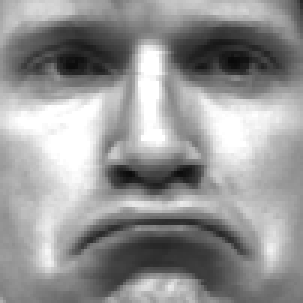
#> input picture Assignment 1/Data/emotion_classification/test/subject01.sad.gif, 101 x 101 px (shown 3 times larger); its folder holds only this picture in this run
$ jupyter execute --allow-errors MLSP_A1-2.ipynb
#> lines starting #> are read from the running program, lines starting #| are printed output that depends on the picture
[cell 1]
#Import block
import numpy as np
import pandas as pd
import matplotlib.pyplot as plt
import os
import cv2
import math
from PIL import Image
import glob
import librosa
from random import sample
import librosa.display
import sklearn.metrics

[cell 2]
# arr1 = np.array([10, -2, -3])
arr1 = np.array([3.2, 5.1, -1.7])
arr2 = np.array([10, 9, 9])
arr3 = np.array([10, -100, -100])

[cell 3]
softmax_arr1 = np.exp(arr1) / np.sum(np.exp(arr1))
softmax_arr2 = np.exp(arr2) / np.sum(np.exp(arr2))
softmax_arr3 = np.exp(arr3) / np.sum(np.exp(arr3))

[cell 4]
#Hinge loss for above arrays
hingeLoss_arr1 = np.sum(np.maximum(0, arr1 - (arr1[0] + 1) * np.ones(len(arr1))))
# hingeLoss_arr2 = np.sum(np.maximum(0, arr2 - (arr2[0] + 1) * np.ones(len(arr2))))
# hingeLoss_arr3 = np.sum(np.maximum(0, arr3 - (arr3[0] + 1) * np.ones(len(arr3))))

[cell 5]
hingeLoss_arr1

# Question 5

## Pre-Training

[cell 6]
#Import the images as Trainging and Test Data
X_test_path = '/content/drive/MyDrive/MLSP/Assignment_1/emotion_classification/test/*.gif'
X_train_path = '/content/drive/MyDrive/MLSP/Assignment_1/emotion_classification/train/*.gif'

[cell 7]
# plt.imshow(X_train[0])
X_train = np.zeros((20, 101, 101))
label_train = np.zeros((20, 1))
X_test = np.zeros((10, 101, 101))
label_test = np.zeros((10, 1))
count = 0
for filename in glob.glob(X_train_path): #assuming gif
    im=Image.open(filename)
    im = np.array(im)
    X_train[count] = im/255
    if 'happy' in filename:
      label_train[count] = 1
    else:
      label_train[count] = 0
    count += 1

count = 0
for filename in glob.glob(X_test_path): #assuming gif
    im=Image.open(filename)
#> im is the input picture: PIL image 101x101 L; min 9, max 255, mean 149.4
    im = np.array(im)
    X_test[count] = im/255
    if 'happy' in filename:
      label_test[count] = 1
    else:
      label_test[count] = 0
    count += 1

###PCA

###### Data Preparation

[cell 8]
X_train = X_train.reshape(20, -1).T

###### PCA Implementation

[cell 9]
def constructDesignMatrix(X_train):
  X_train_mean = np.expand_dims(X_train.mean(axis=1), axis=1)
  designMatrix = (X_train - X_train_mean).T
  return designMatrix

def PCA(X_train, principalComponents = 10):
  #Data Processing
#> called with X_train = array of shape (10201, 20), principalComponents = 18
  X_train_mean = np.expand_dims(X_train.mean(axis=1), axis=1)
  designMatrix = (X_train - X_train_mean).T
  X_train_cov =  np.cov(designMatrix)

  # Find the Eigen Values from Eigen Decomposition
  eigenvalues, eigenvectors = np.linalg.eigh(X_train_cov)
  eigenvalues = eigenvalues[::-1]
  eigenvectors = eigenvectors[:, ::-1]
  transformationEV = eigenvalues[:principalComponents]
  transformationMatrix = eigenvectors[:, :principalComponents]

  # Find the actual Eigen Vectors
  originalTransformationMatrix = np.zeros((len(X_train),principalComponents))

  for i in range(principalComponents):
    originalTransformationMatrix[:,i] = (designMatrix.T @ transformationMatrix[:,i])/math.sqrt((len(eigenvalues) * eigenvalues[i]))

  # Project Data to Principal Components
  X_train_pca = originalTransformationMatrix.T @ designMatrix.T

  #Reconstruc the Image from projected Data
  X_train_reconstructed = originalTransformationMatrix @ X_train_pca + X_train_mean

  return X_train_reconstructed, X_train_pca, originalTransformationMatrix, X_train_mean

[cell 10]
X_train_reconstructed, X_train_pca, originalTransformationMatrix, X_train_mean = PCA(X_train, 18)

[cell 11]
plt.imshow(X_train.T[2].reshape(101, 101), cmap='gray')
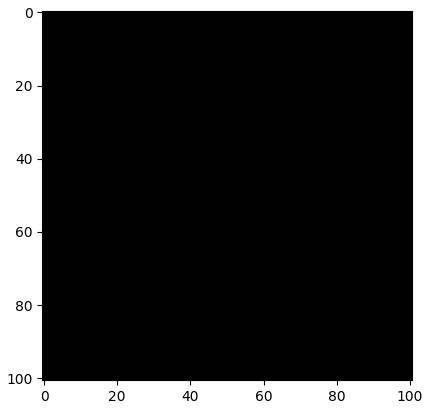
#> figure drawn by matplotlib, 1 panel

[cell 12]
plt.imshow(X_train_reconstructed.T[2].reshape(101, 101), cmap='gray')
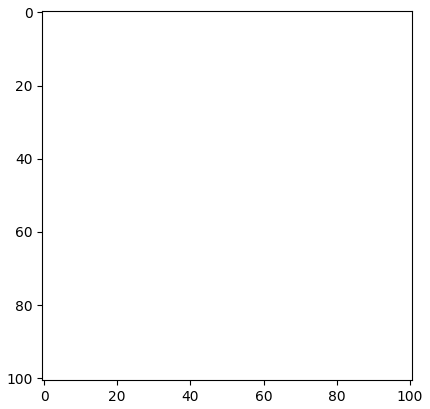
#> figure drawn by matplotlib, 1 panel

### LDA

##### Calculate the Between class covariance matrix and within class covariance matrix

[cell 13]
#Segregate the data based on the labels
def segregateData(X_train_pca, label_train):
  X_trainHappy = np.zeros((len(X_train_pca),1))
  X_trainSad = np.zeros((len(X_train_pca),1))
  countHappy = 0
  countSad = 0
  for i in range(len(X_train_pca[0])):
    if label_train[i] == 1:
      X_trainHappy = np.append(X_trainHappy, np.expand_dims(X_train_pca[:,i], axis = 1), axis = 1)
      countHappy += 1
    else:
      X_trainSad =np.append(X_trainSad, np.expand_dims(X_train_pca[:,i], axis = 1), axis = 1)
      countSad += 1

  X_trainHappy = X_trainHappy[:,1:]
  X_trainSad = X_trainSad[:,1:]
  return X_trainHappy, X_trainSad, countHappy, countSad

#Generate the within-Class Covariance Matrix
def generateWithinClassCV(X_trainHappy, X_trainSad, countHappy, countSad, X_trainHappyMean, X_trainSadMean):
#> called with X_trainHappy = array of shape (18, 0), X_trainSad = array of shape (18, 20), countHappy = 0, countSad = 20, X_trainHappyMean = array of shape (18, 1), X_trainSadMean = array of shape (18, 1)
  dimentions = len(X_trainHappy)
  X_trainHappySum = np.zeros((dimentions, dimentions))
  X_trainSadSum = np.zeros((dimentions, dimentions))

  for i in range(countHappy):
    diff = np.expand_dims(X_trainHappy[:,i], axis = 1) - X_trainHappyMean
    X_trainHappySum += np.outer(diff, diff)

  for i in range(countSad):
    diff = np.expand_dims(X_trainSad[:,i], axis = 1) - X_trainSadMean
    X_trainSadSum += np.outer(diff, diff)

  withinClassCV = (X_trainHappySum / (countHappy - 1) + X_trainSadSum / (countSad - 1))
  return withinClassCV

#Between Class Variance
def generateBetweenClassCV(diff):
  return np.outer(diff, diff)

#Generate the class mean difference
def generateClassMeanDiff(X_trainHappy, X_trainSad):
  X_trainHappyMean = X_trainHappy.mean(axis = 1, keepdims=True)
  X_trainSadMean = X_trainSad.mean(axis = 1, keepdims=True)
  diff = X_trainHappyMean - X_trainSadMean
  return X_trainHappyMean, X_trainSadMean, diff

#### Finding the LDA Direction.
The LDA direction is the eigen vector of highest eigen value of the matrix $S_w^{-1}S_b$

[cell 14]
# Constructing the LDA Direction
def constructLDA(withinClassCV, diff):
  withinClassInv = np.linalg.inv(withinClassCV)
  ldaDirection = withinClassInv @ diff
  ldaDirectionNormalised = ldaDirection / np.linalg.norm(ldaDirection)
  return ldaDirectionNormalised

#Project the class data to LDA direction

def projectToLDA(ldaDirectionNormalised, X_trainHappy, X_trainSad):
  happy_lda_values = ldaDirectionNormalised.T @ X_trainHappy
  sad_lda_values = ldaDirectionNormalised.T @ X_trainSad
  return happy_lda_values, sad_lda_values

#Plot the LDA Labels
def plotLDA(happy_lda_values, sad_lda_values):
  plt.figure(figsize=(10, 6))
  plt.scatter(happy_lda_values, [0] * len(happy_lda_values[0]), color='blue', label='Happy')
  plt.scatter(sad_lda_values, [0] * len(sad_lda_values[0]), color='red', label='Sad')
  plt.xlabel("1D LDA Feature")
  plt.yticks([])  # Remove Y-axis ticks since it's 1D
  plt.axvline(x=0, color='gray', linestyle='--', alpha=0.9)
  plt.legend()
  plt.title("LDA Projection of Images to 1D Space")
  plt.show()
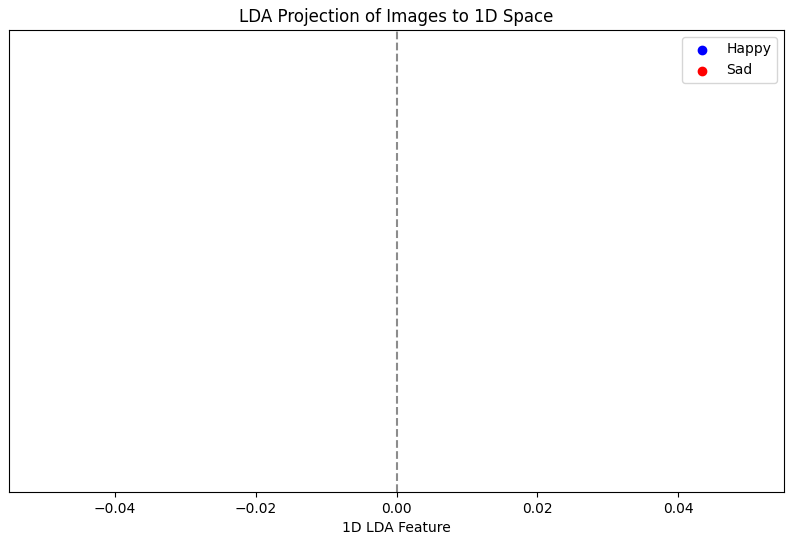
#> figure drawn by matplotlib, 1 panel

[cell 15]
def LDA(X_train_pca, label_train):
  X_trainHappy, X_trainSad, countHappy, countSad = segregateData(X_train_pca, label_train)
  X_trainHappyMean, X_trainSadMean, diff = generateClassMeanDiff(X_trainHappy, X_trainSad)
  withinClassCV = generateWithinClassCV(X_trainHappy, X_trainSad, countHappy, countSad, X_trainHappyMean, X_trainSadMean)
  betweenClassVariance = generateBetweenClassCV(diff)
  ldaDirectionNormalised = constructLDA(withinClassCV, diff)
  fisher_criterion = (ldaDirectionNormalised.T @ betweenClassVariance @ ldaDirectionNormalised)/(ldaDirectionNormalised.T @ withinClassCV @ ldaDirectionNormalised)

  happy_lda_values, sad_lda_values = projectToLDA(ldaDirectionNormalised, X_trainHappy, X_trainSad)

  plotLDA(happy_lda_values, sad_lda_values)
  return ldaDirectionNormalised, happy_lda_values, sad_lda_values, fisher_criterion

## Training

[cell 16]
def PCA_LDA(X_train, label_train, principalComponents = 10):
  X_train_reconstructed, X_train_pca, originalTransformationMatrix, X_train_mean = PCA(X_train, principalComponents)
  ldaDirectionNormalised, happy_lda_values, sad_lda_values, fisher_criterion= LDA(X_train_pca, label_train)
  return originalTransformationMatrix, ldaDirectionNormalised, happy_lda_values, sad_lda_values, fisher_criterion

#### We get the maximum separation in the case of taking 18 principal components. The choosen threshold is taken as 0 as the data is already normalised.

[cell 17]
originalTransformationMatrix, ldaDirectionNormalised, happy_lda_values, sad_lda_values,fisher_criterion = PCA_LDA(X_train, label_train, 18)

[cell 18]
list_FC=[]
for i in range(1, 19):
  originalTransformationMatrix, ldaDirectionNormalised, happy_lda_values, sad_lda_values,fisher_criterion = PCA_LDA(X_train, label_train, i)
  list_FC.append(fisher_criterion.squeeze())

[cell 19]
plt.plot(range(1, 19) ,list_FC)
plt.xlabel('Number of Principal Components')
plt.ylabel('Fisher Criterion')
plt.title('Fisher Criterion vs Number of Principal Components')
plt.show()
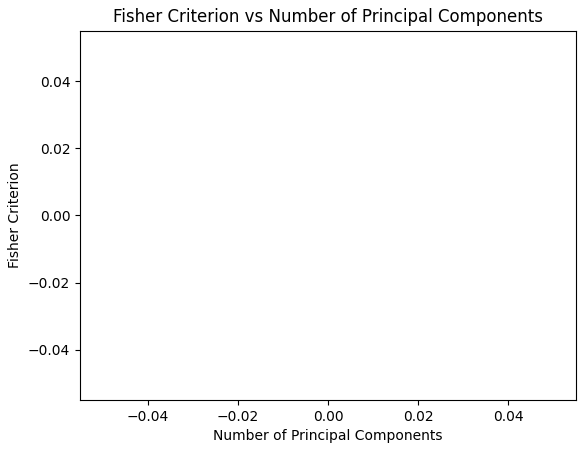
#> figure drawn by matplotlib, 1 panel

## Testing

[cell 20]
def predict(test_lda_values):
  prediction = []
  for i in range(len(test_lda_values[0])):
    if test_lda_values[0][i] > 0:
      prediction.append(1)
    else:
      prediction.append(0)

  return prediction

def findAccuracy(prediction, trueLabel):
  correct = 0
  for i in range(len(prediction)):
    if prediction[i] == trueLabel[i]:
      correct += 1
  return correct/len(prediction)

def testData(X_test, label_test, originalTransformationMatrix, ldaDirectionNormalised):
  designMatrixTest = constructDesignMatrix(X_test.reshape(10, -1).T)
  X_test_pca = originalTransformationMatrix.T @ designMatrixTest.T
  test_lda_values = ldaDirectionNormalised.T @ X_test_pca
  prediction = predict(test_lda_values)
  trueLabel = label_test[:,0].tolist()
  accuracy = findAccuracy(prediction, trueLabel)
  return prediction,accuracy, test_lda_values

[cell 21]
prediction, accuracy, test_lda_values = testData(X_test, label_test, originalTransformationMatrix, ldaDirectionNormalised)

[cell 22]
print(f"The accurancy of the PCA + LDA is {accuracy * 100}")

[cell 23]
X_test_happy = []
X_test_sad = []

for i in range(len(label_test)):
  if label_test[i] == 1:
    X_test_happy.append(test_lda_values[0][i])
  else:
    X_test_sad.append(test_lda_values[0][i])

[cell 24]
# Convert lists to numpy arrays for easier handling
X_test_happy = np.expand_dims(np.array(X_test_happy), axis=1)
X_test_sad = np.expand_dims(np.array(X_test_sad), axis=1)

[cell 25]
# Check if arrays are not empty before plotting
if X_test_happy.size > 0:
    plt.scatter(X_test_happy[:, 0], [0] * X_test_happy[:, 0], color='blue', label='Happy')
if X_test_sad.size > 0:
    plt.scatter(X_test_sad[:, 0], [0] * X_test_sad[:, 0], color='red', label='Sad')

plt.xlabel('Feature 1')
plt.ylabel('Feature 2')
plt.title('Visualization of Test Data')
plt.axvline(x=0, color='gray', linestyle='--', alpha=0.9)
plt.legend()
plt.show()
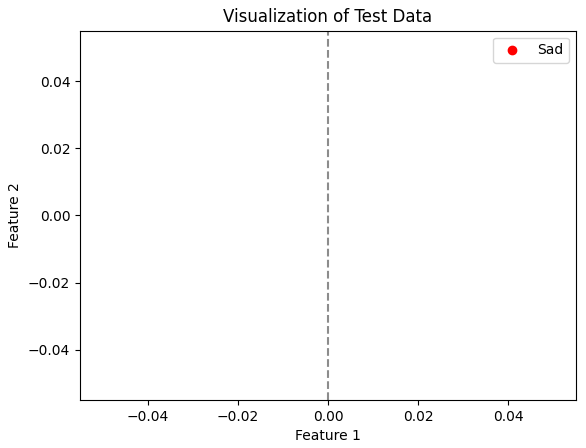
#> figure drawn by matplotlib, 1 panel

$ run again, on Assignment 1/Data/emotion_classification/test/subject11.happy.gif
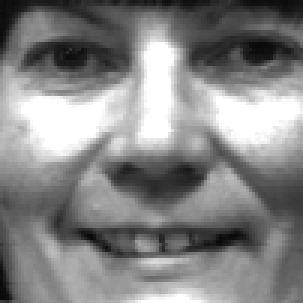
#> input picture Assignment 1/Data/emotion_classification/test/subject11.happy.gif, 101 x 101 px (shown 3 times larger)
#> im is the input picture: PIL image 101x101 L; min 8, max 255, mean 132.9
#> `plt.show()`:
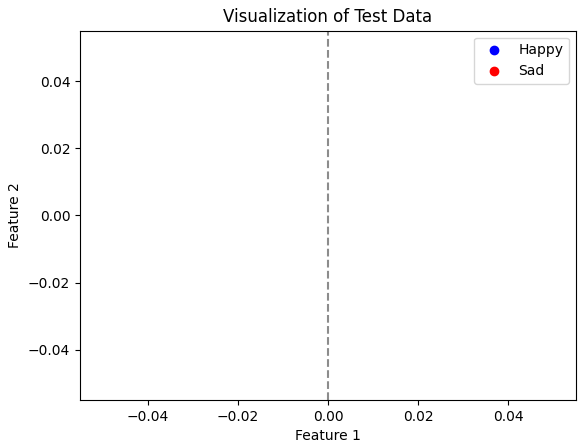
#> figure drawn by matplotlib, 1 panel

$ run again, on Assignment 1/Data/emotion_classification/test/subject14.happy.gif
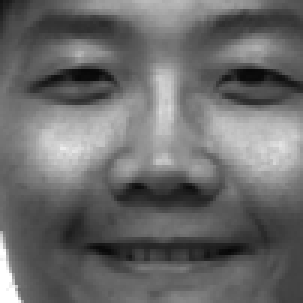
#> input picture Assignment 1/Data/emotion_classification/test/subject14.happy.gif, 101 x 101 px (shown 3 times larger)
#> im is the input picture: PIL image 101x101 L; min 6, max 255, mean 106.5
#> `plt.show()`:
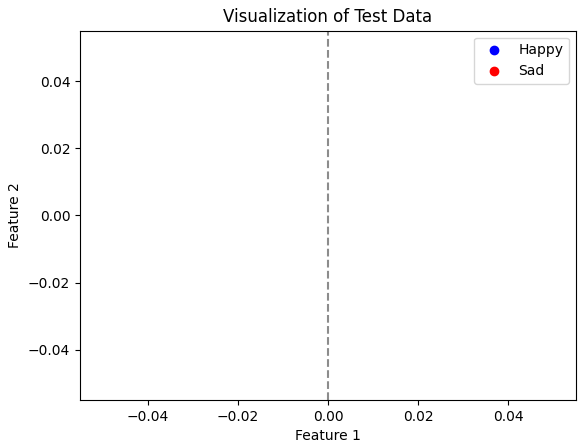
#> figure drawn by matplotlib, 1 panel

$ run again, on Assignment 1/Data/emotion_classification/test/subject03.happy.gif
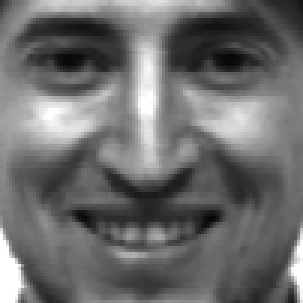
#> input picture Assignment 1/Data/emotion_classification/test/subject03.happy.gif, 101 x 101 px (shown 3 times larger)
#> im is the input picture: PIL image 101x101 L; min 6, max 255, mean 108.8
#> `plt.show()`:
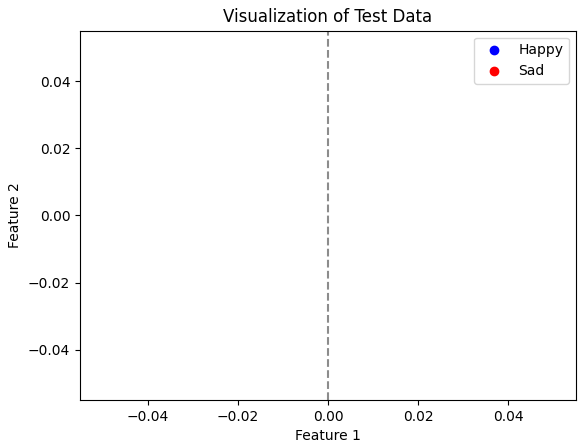
#> figure drawn by matplotlib, 1 panel
